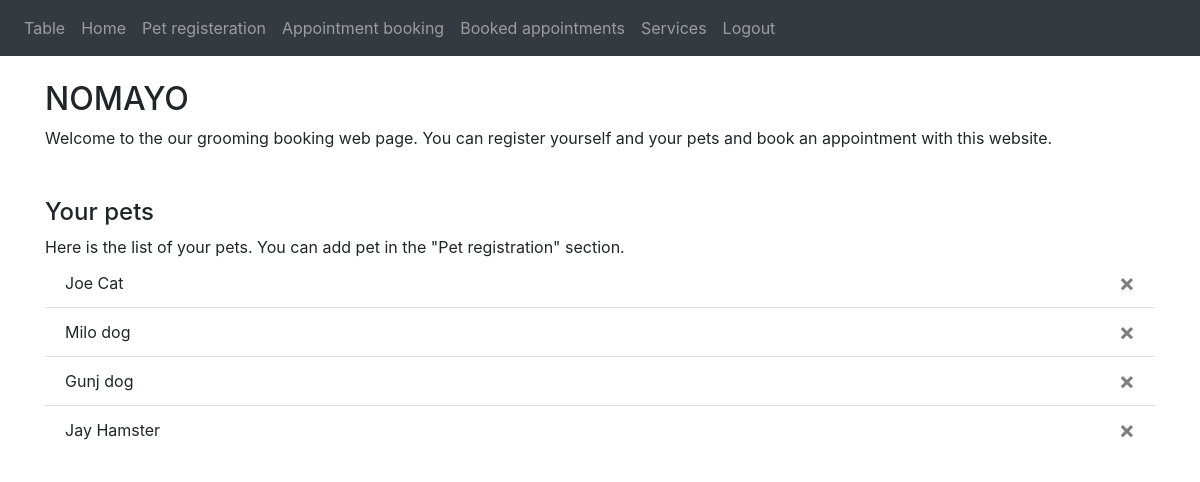
Page / (signed in) on the committed database.
### website/models.py (models this page shows)
class Pet(db.Model):
    id=db.Column(db.Integer, primary_key=True)
    type=db.Column(db.String(100))
    breed=db.Column(db.String(100))
    name=db.Column(db.String(100))
    gender=db.Column(db.String(100))
    weight=db.Column(db.Numeric(100))
    dateofbirth=db.Column(db.String(10))
    owner_id=db.Column(db.Integer, db.ForeignKey('owner.id'))
    appointments=db.relationship('Appointment')

### website/views.py (the view)
@views.route('/', methods=['GET', 'POST'])
@login_required
def home():
    return render_template("home.html", user=current_user)

### website/__init__.py (called while the page is built)
def create_app():
    app=Flask(__name__)
    app.config['SECRET_KEY']='keyboardsecret'
    app.config['SQLALCHEMY_DATABASE_URI']=f'sqlite:///{DB_NAME}'
    db.init_app(app)
    from .views import views
    from .auth import auth
    app.register_blueprint(views, url_prefix='/')
    app.register_blueprint(auth, url_prefix='/')
    from .models import Owner, Pet, Address, Service, Groomer, Appointment
    create_database(app)
    login_manager=LoginManager()
    login_manager.login_view='auth.login'
    login_manager.init_app(app)
    @login_manager.user_loader
    def load_user(id):
        return Owner.query.get(int(id))
    return app

### website/templates/home.html
{% extends "base.html" %} {% block title %}Home{% endblock %}
{% block content %}
<br>
<div>
<h2 align="left">NOMAYO</h2>
<body>Welcome to the our grooming booking web page. You can register yourself and your pets and book an appointment with this website.</body>
</div>
<br>
<br>
<div>
<h4 align="left">Your pets</h4>
<body>Here is the list of your pets. You can add pet in the "Pet registration" section.</h6>
<ul class="list-group list-group-flush" id="pets">
  {% for pet in user.pets %}
  <li class="list-group-item">
    {{ pet.name }}
    {{ pet.type }}
    <button type="button" class="close" onClick="deletePet({{ pet.id }})">
      <span aria-hidden="true">&times;</span>
    </button>
  </li>
  {% endfor %}
</ul>
</div>
{% endblock %}

### rows in the picture
Pet: name "Joe", type "Cat"
Pet: name "Milo", type "dog"
Pet: name "Gunj", type "dog"
Pet: name "Jay", type "Hamster"
